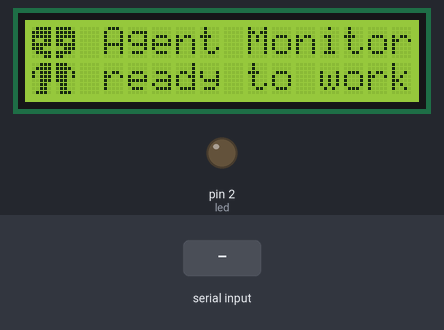
The program below on a simulated MicroPython board. Shown: 16×2 character LCD, output pins drawn as LEDs (lit = HIGH). Inputs (shaded band) come from the test bench. Library files of the repository ran but are not shown: lcd1602.py; pins used as bus, display or sensor lines are not drawn; what the program prints to the serial console is not drawn.

Above: at 1.2 s.

The program:

main.py
```python
# Agent 状态屏 v0.1：这里只接硬件、累计单调时间并收发串口。
import sys
import time
import select
from machine import Pin
from lcd1602 import LCD
from ui import UI, VERSION, REINIT_MS

led = Pin(2, Pin.OUT, value=0)
lcd = LCD()
ui = UI(lcd, led.value)
poll = select.poll()
poll.register(sys.stdin, select.POLLIN)
buf = ""
overflow = False
now = 0
previous = time.ticks_ms()
last_init = 0
print("agent-lcd %s ready; commands: set end clear list ping dump focus" % VERSION)

while True:
    try:
        current = time.ticks_ms()
        now += time.ticks_diff(current, previous)
        previous = current
        # 每轮限制读入量，持续输入也不阻塞动画和过期处理。
        for _ in range(256):
            if not poll.poll(0):
                break
            char = sys.stdin.read(1)
            if char in ("\n", "\r"):
                reply = "err line too long" if overflow else ui.handle(buf, now)
                buf, overflow = "", False
                if reply:
                    print(reply)
            elif not char:
                break
            elif len(buf) < 160 and not overflow:
                buf += char
            else:
                overflow = True
        if now - last_init >= REINIT_MS:
            lcd.init()
            ui.invalidate()
            last_init = now
        ui.render(now)
    except KeyboardInterrupt:
        raise
    except Exception as error:
        buf, overflow = "", False
        print("err internal:", error)
    time.sleep_ms(40)
```

ui.py
```python
# Agent 状态屏 v0.1：纯逻辑，不依赖硬件、系统时钟或 MicroPython 专有模块。
VERSION = "0.1"
STATES = ("idle", "think", "tool", "wait", "done", "error")
PRIO = {"wait": 6, "error": 5, "tool": 3, "think": 2, "done": 1, "idle": 0}
WORD = {"idle": b"READY", "think": b"THINK", "tool": b"TOOL",
        "wait": b"WAIT!", "done": b"DONE", "error": b"ERROR"}
AGENT = {"cc": b"Claude", "cx": b"Codex", "ds": b"DSK"}
MAXSESS = 8
NAME_LIMIT = 24
FOCUS_MS = 60000
REINIT_MS = 5 * 60 * 1000
TTL = {"idle": 15 * 60, "done": 15 * 60, "think": 3 * 3600,
       "tool": 3 * 3600, "wait": 12 * 3600, "error": 3600}

# 每张图为 10×16；第 5/6 列和第 8/9 行之间有字符格的物理间隙。
ART = {
    "cc": (
        # 小螃蟹：方块身体、两只深色眼睛、两侧伸出的钳子、四条腿
        "..........", "..........", "..######..", ".########.",
        ".########.", ".#.####.#.", ".#.####.#.", "##########",
        "##########", ".########.", ".########.", ".########.",
        ".#.#..#.#.", ".#.#..#.#.", ".#.#..#.#.", ".........."),
    "cx": (
        # 终端窗口：粗标题栏，里面是 > 和 _
        "..........", "##########", "##########", "#........#",
        "#.#......#", "#..#.....#", "#...#....#", "#....#...#",
        "#...#....#", "#..#.....#", "#.#..###.#", "#........#",
        "##########", "..........", "..........", ".........."),
    "ds": (
        # 鲸鱼：头朝右，头顶喷水，左边翘起的尾巴，右边一只深色眼睛
        "..........", ".....#.#..", "......#...", "......#...",
        "#.#.......", ".#..####..", ".#.######.", ".########.",
        ".######.##", ".#########", "..#######.", "...#####..",
        "..........", "..........", "..........", ".........."),
    "robot": (
        ".########.", "##########", "#..####..#", "#..####..#",
        "##########", "###....###", ".########.", "...####...",
        "..######..", ".########.", "#.######.#", "#.######.#",
        "..######..", "..##..##..", "..##..##..", ".###..###."),
    "sleep": (
        ".########.", "##########", "##########", "#..####..#",
        "##########", "###....###", ".########.", "...####...",
        "..######..", ".########.", "#.######.#", "#.######.#",
        "..######..", "..##..##..", "..##..##..", ".###..###."),
    "wait": (
        "..........", "...####...", "...####...", "...####...",
        "...####...", "...####...", "...####...", "...####...",
        "...####...", "....##....", "..........", "..........",
        "...####...", "...####...", "..........", ".........."),
    "done": (
        "..........", "..........", "........##", ".......###",
        ".......###", "......###.", "......###.", ".....###..",
        "##...###..", "###.###...", ".######...", "..####....",
        "...##.....", "..........", "..........", ".........."),
    "error": (
        "..........", "##......##", "###....###", ".###..###.",
        "..######..", "...####...", "...####...", "....##....",
        "...####...", "..######..", ".###..###.", "###....###",
        "##......##", "..........", "..........", ".........."),
}


def shift(bitmap, dx=0, dy=0):
    """平移点阵，超出边界的像素丢弃，空位补暗；四个方向共用此函数。"""
    return tuple("".join(bitmap[y - dy][x - dx]
                         if 0 <= y - dy < 16 and 0 <= x - dx < 10 else "."
                         for x in range(10)) for y in range(16))


def to_glyphs(bitmap):
    """依次返回左上、右上、左下、右下四个字符。"""
    return tuple(bytes(sum((1 << (4 - x)) if bitmap[y + row][x + col] == "#" else 0
                           for x in range(5)) for y in range(8))
                 for row, col in ((0, 0), (0, 5), (8, 0), (8, 5)))


# 开机一次性转换；动画期间只选择已有字节串。
FRAMES = {}
for _key, _art in ART.items():
    FRAMES[_key] = (to_glyphs(_art), to_glyphs(shift(_art, dy=-1)),
                    to_glyphs(shift(_art, dy=1)), to_glyphs(shift(_art, dx=-1)),
                    to_glyphs(shift(_art, dx=1)))

I_WAIT = (b"\x04\x0e\x0e\x0e\x04\x00\x04\x00",
          b"\x1f\x11\x15\x15\x11\x15\x1f\x00")
I_DONE = b"\x00\x01\x03\x16\x1c\x08\x00\x00"
I_ERR = b"\x00\x1b\x0e\x04\x0e\x1b\x00\x00"
I_SPIN = (b"\x00\x04\x04\x04\x04\x04\x00\x00",
          b"\x00\x10\x08\x04\x02\x01\x00\x00",
          b"\x00\x00\x00\x1f\x00\x00\x00\x00",
          b"\x00\x01\x02\x04\x08\x10\x00\x00")


def clean(text, limit=NAME_LIMIT):
    return bytes(47 if ord(c) == 92 else ord(c) if 32 <= ord(c) < 126 else 63
                 for c in text)[:limit]


def marquee(name, width, elapsed):
    """往返滚动：两端各停两秒，中间每四百毫秒一格。"""
    distance = len(name) - width
    if distance <= 0:
        return name
    # 第一格在暂停结束时移动，最后一格抵达后立即开始另一端的两秒暂停。
    travel = (distance - 1) * 400
    phase = elapsed % (4000 + 2 * travel)
    if phase < 2000:
        offset = 0
    elif phase < 2000 + travel:
        offset = min(distance, 1 + (phase - 2000) // 400)
    elif phase < 4000 + travel:
        offset = distance
    else:
        offset = max(0, distance - 1 - (phase - 4000 - travel) // 400)
    return name[offset:offset + width]


class UI:
    def __init__(self, lcd, led):
        self.lcd, self.led = lcd, led
        self.sess, self.order = {}, []
        self.focus_target, self.focus_at = None, 0
        self.sequence = 0
        self.rows = [b" " * 16, b" " * 16]
        self.glyphs = [None] * 8
        self.scroll_context, self.scroll_at = None, 0

    def invalidate(self):
        # 屏幕重新初始化后，CGRAM 和两行内容都必须恢复。
        self.glyphs = [None] * 8

    def glyph(self, idx, rows):
        if self.glyphs[idx] != rows:
            self.lcd.glyph(idx, rows)
            self.glyphs[idx] = rows

    def show(self, row, data):
        self.rows[row] = (bytes(data) + b" " * 16)[:16]
        self.lcd.show(row, self.rows[row])

    def drop(self, key):
        self.sess.pop(key, None)
        if key in self.order:
            self.order.remove(key)

    def handle(self, line, now):
        # 串口可能收到任意坏行；协议错误只回 err，不能打断主循环。
        try:
            return self._handle(line, now)
        except Exception:
            return "err bad command"

    def _handle(self, line, now):
        parts = line.strip().split()
        if not parts:
            return None
        cmd = parts[0].lower()
        if cmd == "set":
            if len(parts) < 3:
                return "err set: usage: set <key> <state> [name]"
            key, state = parts[1], parts[2].lower()
            if state not in PRIO:
                return "err set: bad state '%s' (%s)" % (state, "|".join(STATES))
            old = self.sess.get(key)
            if old is None:
                if len(self.order) >= MAXSESS:
                    candidates = [k for k in self.order if self.sess[k][1] in ("idle", "done")]
                    if not candidates:
                        return "err set: full (%d sessions)" % MAXSESS
                    self.drop(min(candidates, key=lambda k: self.sess[k][2]))
                self.order.append(key)
            name = clean(" ".join(parts[3:])) if len(parts) > 3 else (old[0] if old else clean(key))
            since = old[3] if old and old[1] == state else now
            self.sequence += 1
            self.sess[key] = [name, state, now, since, self.sequence]
            return "ok set %s %s" % (key, state)
        if cmd == "focus":
            if len(parts) != 2:
                return "err focus: usage: focus <key|cc|cx|ds|->"
            self.focus_target = None if parts[1] == "-" else parts[1]
            self.focus_at = now
            return "ok focus %s" % parts[1]
        if cmd == "end":
            if len(parts) != 2:
                return "err end: usage: end <key>"
            if parts[1] not in self.sess:
                return "err end: no such session '%s'" % parts[1]
            self.drop(parts[1])
            return "ok end %s" % parts[1]
        if cmd in ("clear", "list", "ping", "dump") and len(parts) != 1:
            return "err %s: unexpected arguments" % cmd
        if cmd == "clear":
            count = len(self.order)
            self.sess.clear()
            del self.order[:]
            return "ok clear %d" % count
        if cmd == "list":
            return "\n".join(["ok list n=%d" % len(self.order)] +
                             ["  %s %s %s" % (k, self.sess[k][1], self.sess[k][0].decode())
                              for k in self.order])
        if cmd == "ping":
            return "ok pong agent-lcd %s sessions=%d" % (VERSION, len(self.order))
        if cmd == "dump":
            h = lambda data: "".join("%02x" % c for c in data)
            return "ok dump %s %s %s" % (h(self.rows[0]), h(self.rows[1]),
                    " ".join(h(g) if g is not None else "-" for g in self.glyphs))
        return "err unknown command '%s' (set|end|clear|list|ping|dump|focus)" % cmd

    def expire(self, now):
        for key in list(self.order):
            if now - self.sess[key][2] > TTL[self.sess[key][1]] * 1000:
                self.drop(key)
        if self.focus_target is not None and now - self.focus_at >= FOCUS_MS:
            self.focus_target = None

    def rank(self, key, now):
        session = self.sess[key]
        return 4 if session[1] == "done" and now - session[3] < 5000 else PRIO[session[1]]

    def choose(self, now):
        self.expire(now)
        if self.focus_target is not None:
            if self.focus_target in AGENT:
                keys = [k for k in self.order if k[:2] == self.focus_target]
                return max(keys, key=lambda k: (self.sess[k][2], self.sess[k][4])) if keys else None
            return self.focus_target if self.focus_target in self.sess else None
        if not self.order:
            return None
        top = max(self.rank(k, now) for k in self.order)
        keys = [k for k in self.order if self.rank(k, now) == top]
        return keys[(now // 3000) % len(keys)]

    def ribbon(self, now):
        if len(self.order) < 2:
            return b""
        icons = {"idle": 46, "think": 7, "tool": 62 if (now // 200) % 2 else 126,
                 "wait": 4 if (now // 400) % 2 == 0 else 32, "done": 5, "error": 6}
        return bytes(icons[self.sess[k][1]] for k in self.order)

    def render(self, now):
        key = self.choose(now)
        self.glyph(4, I_WAIT[(now // 400) % 2])
        self.glyph(5, I_DONE)
        self.glyph(6, I_ERR)
        self.glyph(7, I_SPIN[(now // 250) % 4])
        focused = self.focus_target is not None
        prefix = key[:2] if key else self.focus_target[:2] if focused else "robot"
        mascot = prefix if prefix in AGENT else "robot"
        name, state, age = b"ready to work", "idle", 0
        if key is not None:
            name, state, updated, since, seq = self.sess[key]
            age = max(0, now - since)
        frame = FRAMES[mascot][0]
        word = WORD[state]
        suffix = b""
        if key is None and not focused:
            frame = FRAMES["sleep"][0]
            heading = b"Agent Monitor"
        else:
            if state == "idle":
                frame = FRAMES[mascot][1 if now % 5000 >= 4850 else 0]
            elif state == "think":
                frame = FRAMES[mascot][1 + (age // 600) % 2]
                suffix = b"\x07"
            elif state == "tool":
                frame = FRAMES[mascot][3 + (age // 200) % 2]
                suffix = b">" if (age // 200) % 2 == 0 else b"\x7e"
            elif state == "wait":
                if (age // 400) % 2 == 0:
                    frame = FRAMES["wait"][0]
                else:
                    word = b">YOU<"
            elif state == "done":
                if age < 3000:
                    frame = FRAMES["done"][0]
                else:
                    suffix = b"\x05"
            elif state == "error" and (age // 500) % 2 == 0:
                frame = FRAMES["error"][0]
            heading = AGENT.get(prefix, b"Agent") + b" " + word + suffix
        for idx in range(4):
            self.glyph(idx, frame[idx])
        self.show(0, b"\x00\x01 " + heading)
        tail = self.ribbon(now)
        if not tail and key is not None and state != "idle":
            seconds = age // 1000
            tail = ("%ds" % seconds if seconds < 60 else "%dm" % (seconds // 60)
                    if seconds < 3600 else "%dh" % (seconds // 3600)).encode()
        width = 13 - len(tail) - (1 if tail else 0)
        context = (key, name, width)
        if context != self.scroll_context:
            self.scroll_context, self.scroll_at = context, now
        text = marquee(name, width, now - self.scroll_at)
        self.show(1, b"\x02\x03 " + text + b" " * (13 - len(text) - len(tail)) + tail)
        alert = state in ("wait", "error") or any(self.sess[k][1] == "wait" for k in self.order)
        self.led((now // 400) % 2 if alert else 0)
```
